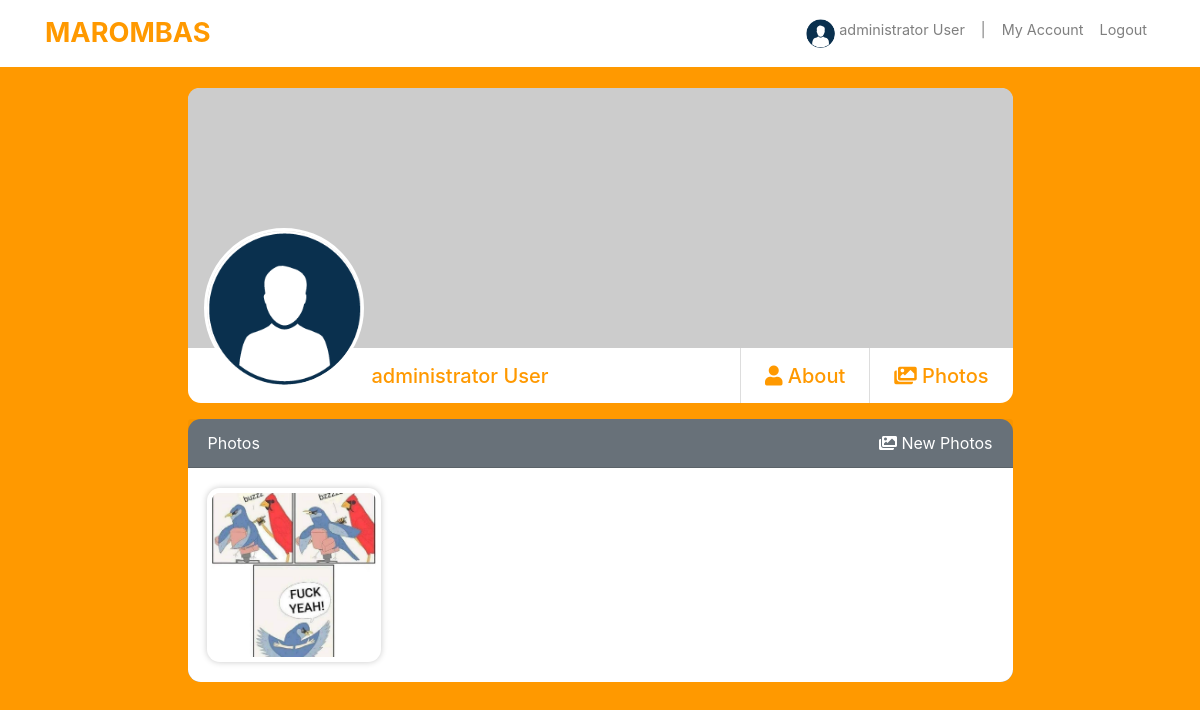
Before: /profile/1/photos/ (signed in) with the older database file.
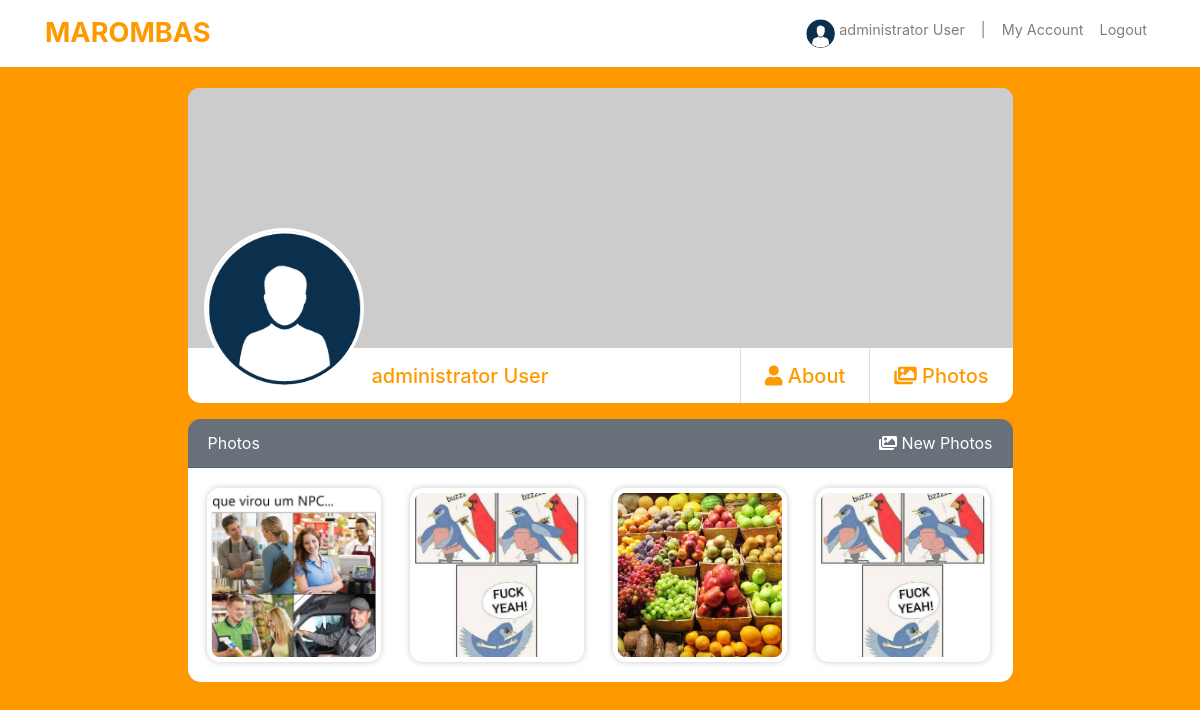
After: the same page with the newer database file.
### posts/models.py (models this page shows, shortened)
class Post(models.Model):
    author  = models.ForeignKey(User, on_delete=models.CASCADE)
    created = models.DateTimeField('Created', auto_now_add=True)
    updated = models.DateTimeField('Updated', auto_now=True)
    text    = models.TextField('Text', blank=True)
    image   = models.ImageField('Image', upload_to='img_post', null=True, blank=True)
    likes   = models.ManyToManyField(User, related_name='likes', blank=True)

### accounts/views.py (the view)
# urls.py: path('<int:pk>/photos/', views.photos_page, name='photos'),
@login_required
def photos_page(request, pk):
    one_user = get_object_or_404(User, pk=pk)
    post = Post.objects.filter(author=one_user).order_by('-created')
    context = {
        'one_user': one_user,
        'post': post,
    }
    return render(request, 'accounts/photos.html', context)

### accounts/context_processors.py (called while the page is built)
def user_list(request):
    latest_users = User.object.order_by('-date_joined')[:6]
    return {'user_list': latest_users}

### accounts/models.py (called while the page is built)
    def __str__(self):
        return f"{self.first_name} {self.last_name}" or self.username

### accounts/templates/accounts/photos.html (shortened to what this page needs)
{% extends "base_profile.html" %}
{% load static %}
{% block content %}
    <div class="row d-flex justify-content-center">
        <div class="col-md-1"></div>
        <div class="col-md-9">
            <div class="card mb-3">
                <div class="wrapper">
                    {% if one_user.cover_image %}
                        <img src="{{ one_user.cover_image.url }}" class="card-img-top round-top-img">
                    {% else %}
                        <img src="https://dummyimage.com/600x400/707070/ffffff&text=image+cover" class="card-img-top round-top-img">
                    {% endif %}
                </div>
                <div class="card-body title-name">
                    <a href="{% url 'accounts:profile' one_user.pk %}">
                        {% if one_user.Prof_pic %}
                            <img src="{{ one_user.Prof_pic.url }}" class="prof_main_pic_card float-left mr-2 ml-3 mb-2">
                        {% else %}
                            <img src="{% static 'img/download.png' %}" class="prof_main_pic_card float-left mr-2 ml-3 mb-2">
                        {% endif %}
                    </a>
                    <a href="{% url 'accounts:profile' one_user.pk %}" class="link-color float-left"><h5 class="card-title mt-3">{{ one_user.first_name }} {{ one_user.last_name }}</h5></a>
                    <a href="{% url 'accounts:photos' one_user.pk %}" class="link-color float-right"><h5 class="card-title mr-4 mt-3"><i class="fas fa-images"></i> Photos</h5></a>
                    <a href="{% url 'accounts:about' one_user.pk %}" class="link-color float-right"><h5 class="card-title mr-4 mt-3"><i class="fas fa-user"></i> About</h5></a>
                </div>
            </div>
        </div>
        <div class="col-md-1"></div>
    </div>
    <div class="row d-flex justify-content-center">
        <div class="col-md-9">
            <div class="card text-white bg-secondary mb-3">
                <div class="card-header">
                    Photos
                    {% if one_user.pk == user.pk %}
                        <a href="{% url 'accounts:add-photos' one_user.pk %}" class="link-color-w float-right"><i class="fas fa-images"></i> New Photos</a>
                    {% endif %}
                </div>
                <div class="card-body profiles-card">
                    <div class="row">
                        {% for posts in post %}
                            <a href="{% url 'posts:post_page' posts.pk %}">
                                <div class="col-md-3">
                                    <div class="wrapper-img-album">
                                        <img src="{{ posts.image.url }}" class="img-photos">
                                    </div>
                                </div>
                            </a>
                        {% endfor %}
                    </div>
                </div>
            </div>
        </div>
    </div>
{% endblock %}

Changed rows visible on the page:
added Post: image (picture)
added Post: image (picture)
added Post: image (picture)
